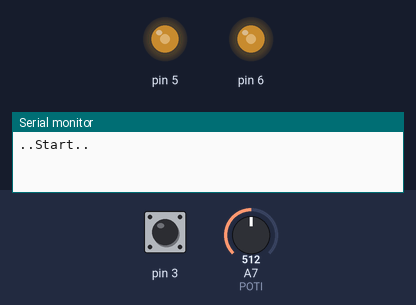
Simulated run of this program. Board: Arduino Nano, built with avr-gcc and run on an emulated ATmega328P. Shown: output pins drawn as LEDs (lit = HIGH), the last lines printed to the serial monitor. The inputs (shaded band) are chosen by the test bench; at power-on: A7 (POTI) = 512, pin 3 LOW.

Above: at 1.2 s.
1.3 s: A7 (POTI) set to 716
At 1.68 s:
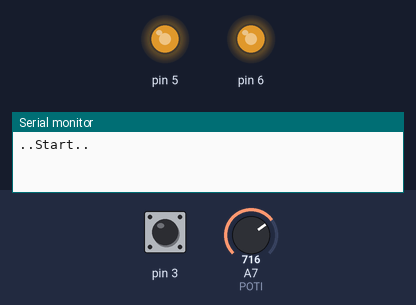
4.3 s: pin 3 pulsed HIGH 5 times (0.12 s each, 0.3 s apart)
At 6.9 s:
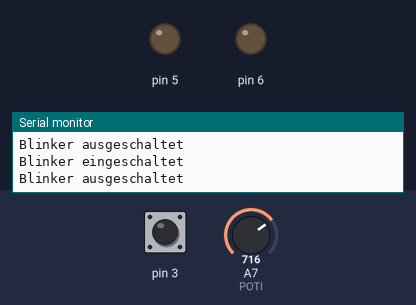
Timing chart, 0 to 8.4 s (numbered marks = the images above; inputs shaded):
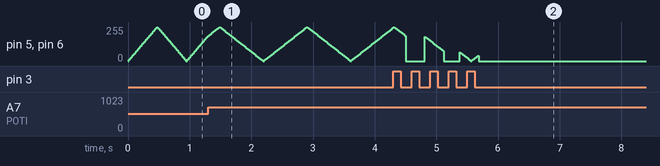

The program:

main.cpp
```cpp
/*
    ======== ÜBUNG ============

    - Erstelle eine Struktur analogblinker
    - Die Struktur soll einen PWM-Blinker realisieren

 */

#include <Arduino.h>
#include "helper.h"
#include "analogblinker.h"

#define LED1 5    // Low-side switch (leuchtet mit LOW)
#define LED2 6    // High-side switch (leuchtet mit HIGH)
#define TASTER1 3 // HIGH wenn gedrückt
#define TASTER2 2 // LOW wenn gedrückt
#define POTI A7   // Poti an A7

#define DB_ZEIT 50
#define BLINKTIME 300
#define LONGPRESSTIME 1000

#define ANALOGBLINKER_POLLTIME 10 // ms
#define ANALOGBLINKER_MIN 100     // ms
#define ANALOGBLINKER_MAX 3000    // ms

// Instanzieren der Strukturen
button taster1;

analogblinker a_blinker;

void setup()
{
    Serial.begin(115200);
    Serial.println("..Start..\n");

    // Initialisierung der Strukturen
    taster1.init(TASTER1, false, DB_ZEIT, LONGPRESSTIME);
    a_blinker.init(LED1, LED2, BLINKTIME, ANALOGBLINKER_POLLTIME, true, true);
}

void loop()
{
    taster1.poll();
    a_blinker.poll();

    a_blinker.blinkTime = ((((ANALOGBLINKER_MAX - ANALOGBLINKER_MIN) / 1023.0) * analogRead(POTI)) + 100) / 4;

    if (taster1.longpress)
    {
        a_blinker.sync = !a_blinker.sync;
        if (a_blinker.sync)
        {
            Serial.println("Sync eingeschaltet");
        }
        else
        {
            Serial.println("Sync ausgeschaltet");
        }
    }
    else if (taster1.falling)
    {
        a_blinker.enable = !a_blinker.enable;
        if (a_blinker.enable)
        {
            Serial.println("Blinker eingeschaltet");
        }
        else
        {
            Serial.println("Blinker ausgeschaltet");
        }
    }
}
```

analogblinker.cpp
```cpp
#include "analogblinker.h"

// ****************************************************************************
// ************************** analogblinker ************************************
// ****************************************************************************

void analogblinker::init(uint8_t _pin1, uint8_t _pin2, uint16_t _blinkTime, uint8_t _polltime, bool _sync, bool _enable)
{
    pin1 = _pin1;
    pin2 = _pin2;
    blinkTime = _blinkTime;
    polltime = _polltime;
    sync = _sync;
    enable = _enable;
}

void analogblinker::poll()
{
    if (!enable)
    {
        analogWrite(pin1, 0);
        analogWrite(pin2, 0);
        return;
    }
    else if (millis() - lastpoll > polltime)
    {
        step = 256 / (blinkTime / polltime);
        dutycycle += step;
        if (dutycycle >= 511)
        {
            dutycycle = 0;
        }
        uint16_t pwm = dutycycle > 255 ? 511 - dutycycle : dutycycle;
        analogWrite(pin1, pwm);
        if (sync)
            analogWrite(pin2, pwm);
        else
            analogWrite(pin2, 255 - pwm);
        lastpoll = millis();
    }
}
```

analogblinker.h
```cpp
#ifndef analogblinker_h
#define analogblinker_h

#include <Arduino.h>

/*
    ----------- INFO -------------
    Diese Struktur implementiert einen analogen Blinker. Die Helligkeit
    wird über die Zeit gesteuert. Die init-Methode erwartet die Pin-Nummer
    und die Zeitgrenzen für die Helligkeit. Die poll-Methode muss bei jedem
    Loop ausgeführt werden.
*/
struct analogblinker
{
    bool sync = false, enable = false;
    uint8_t pin1 = 0, pin2 = 0, step = 0;
    uint16_t blinkTime = 0, dutycycle = 0;
    unsigned long lastpoll = 0, polltime = 0;

    // PinNr1, PinNr2, Blinkzeit[ms], Abfrage-Zeit[ms], Sync-Modus, Enable[T/F]
    void init(uint8_t, uint8_t, uint16_t, uint8_t, bool, bool);

    void poll();
};

#endif
```

helper.cpp
```cpp
#include "helper.h"

// ****************************************************************************
// ************************** button ******************************************
// ****************************************************************************

void button::init(uint8_t _pinNr, bool _neg, uint8_t _debounce_time, uint16_t _longpress_time)
{
    analogblinker test;
    pinNr = _pinNr;
    neg = _neg;
    debounce_time = _debounce_time;
    longpress_time = _longpress_time;

    pinMode(pinNr, INPUT);
    debounced = db_last = last = digitalRead(pinNr); // ..damit nicht schon beim Start eine Flanke ausgelöst wird..
}

void button::poll()
{
    in = digitalRead(pinNr);
    in = neg ? !in : in;
    debounce();
    check_edge();
    check_longpress();
}

void button::debounce()
{
    if (millis() - lasttime > debounce_time)
    {
        if (in != db_last)
        {
            debounced = db_last;
        }
        else
        {
            debounced = in;
        }
        lasttime = millis();
        db_last = in;
    }
}

void button::check_edge()
{
    rising = false;

    if (debounced && !last)
        rising = true;

    falling = false;

    if (!debounced && last)
        falling = true;

    last = debounced;
}


void button::check_longpress()
{
    longpress = false;

    if (rising)
    {
        last_rising = millis();
        return;
    }

    if (falling)
    {
        if (millis() - last_rising > longpress_time)
        {
            longpress = true;
        }
    }
    else // damit longpress nur einen einzigen Zyklus lang true ist
    {
        longpress = false;
    }
}

// ****************************************************************************
// ************************** blinker *****************************************
// ****************************************************************************

void blinker::init(uint8_t _pin1, bool _neg1, uint8_t _pin2, bool _neg2, uint16_t _blinkTime, bool _enable)
{
    pin1 = _pin1;
    neg1 = _neg1;
    pin2 = _pin2;
    neg2 = _neg2;
    blinkTime = _blinkTime;
    enable = _enable;

    pinMode(pin1, OUTPUT);
    pinMode(pin2, OUTPUT);
}

void blinker::poll()
{
    if (!enable)
    {
        digitalWrite(pin1, neg1 ? HIGH : LOW);
        digitalWrite(pin2, neg2 ? HIGH : LOW);
        return;
    }
    else if (millis() - lastblink > blinkTime)
    {
        // Serial.println(".");
        digitalWrite(pin1, neg1 ? !blinkState : blinkState);
        digitalWrite(pin2, neg1 ? !blinkState : blinkState);
        blinkState = !blinkState;
        lastblink = millis();
    }
}

void blinker::on() { enable = true; }   // setter-Methode zum Einschalten des Blinkers
void blinker::off() { enable = false; } // setter-Methode zum Ausschalten des Blinkers
```

helper.h
```cpp
#ifndef helper_h
#define helper_h

#include <Arduino.h>
#include "analogblinker.h"
/*
    ----------- INFO -------------
    Diese Struktur implementiert eine Taster-Auswertung.
    Es kann eine Debounce Zeit in ms (max. 255) gesetzt werden oder das Debounce
    mit 0 deaktiviert werden.
    Die Struktur verfügt über init-Methode zum Setzen der notwendigen
    Parameter und eine poll-Methode, welche bei jedem Loop ausgeführt
    werden soll. Diese stehen als Member-Variablen zur Verfügung.
*/
struct button
{
    analogblinker test;
    // Member-Variable(n)
    bool in = false;
    bool neg = false;
    bool db_last = false;
    bool debounced = false;
    bool rising = false;
    bool falling = false;
    bool last = false;
    bool longpress = false;
    unsigned long lasttime = 0;
    unsigned long last_rising = 0;
    uint8_t pinNr = 0;
    uint8_t debounce_time = 20;
    uint16_t longpress_time = 1000;

    // Methode(n)
    // Pin-Nummer, true = negative Logik, Debounce-Zeit [ms], Zeitgrenze für langen Druck [ms]
    void init(uint8_t, bool, uint8_t, uint16_t);

    void poll();

    // wenn Debounce-Zeit = 0, dann kein Debounce
    void debounce();
    void check_edge();
    void check_longpress();
};

/*
    ----------- INFO -------------
    Dise Struktur implementiert einen Wechselblinker auf zwei bliebige Pins.
    In der init-Methode können die Pin-Nummern definiert werden. Außerdem ist es
    möglich eine negation des Ausgangs direkt anzugeben. Die poll-Methode muss
    bei jedem Loop ausgeführt werden.
*/
struct blinker
{
    bool enable = false;
    uint8_t pin1 = 0;
    bool neg1 = false;
    uint8_t pin2 = 0;
    bool neg2 = false;
    uint16_t blinkTime = 0;
    unsigned long lastblink = 0;
    bool blinkState = false;

    // PinNr.1, Negierung1, PinNr.2, Negierung2, Blinkzeit [ms], Startzustand
    void init(uint8_t, bool, uint8_t, bool, uint16_t, bool);

    void poll();

    void on();
    void off();
};

#endif
```
